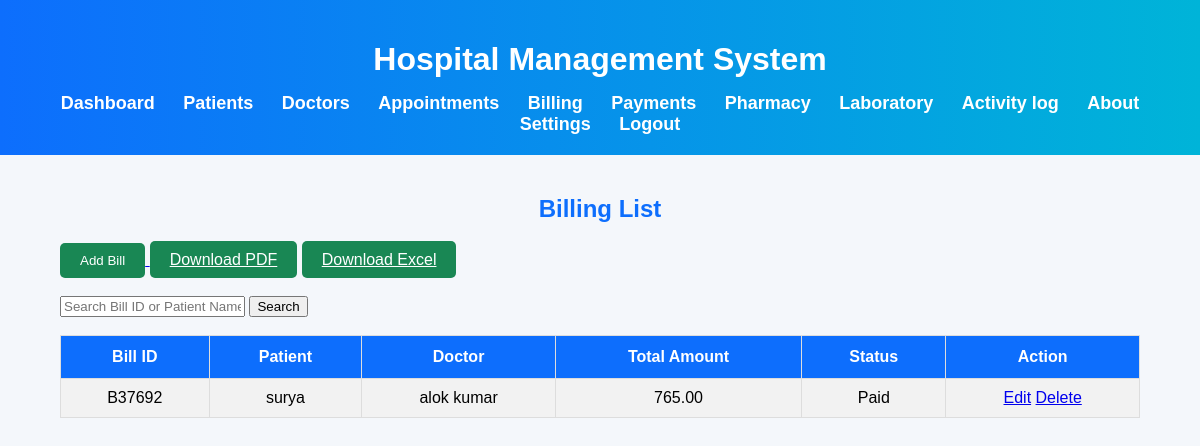
The app's page /billing/ with its own data.
### patients/models.py (models this page shows, shortened)
class Billing(models.Model):
    bill_id = models.CharField(max_length=10, unique=True)
    patient = models.ForeignKey(Patient, on_delete=models.CASCADE)
    doctor = models.ForeignKey(Doctor, on_delete=models.CASCADE)
    consultation_fee = models.DecimalField(max_digits=10, decimal_places=2)
    medicine_fee = models.DecimalField(max_digits=10, decimal_places=2)
    test_fee = models.DecimalField(max_digits=10, decimal_places=2)
    total_amount = models.DecimalField(max_digits=10, decimal_places=2)
    payment_status = models.CharField(
        max_length=20,
        choices=[
            ('Paid', 'Paid'),
            ('Unpaid', 'Unpaid'),
        ],
        default='Unpaid'
    )

class Patient(models.Model):
    patient_id=models.CharField(max_length=10,unique=True,null=True,blank=True)
    name=models.CharField(max_length=100)
    age=models.IntegerField()
    gender=models.CharField(max_length=10)
    phone=models.CharField(max_length=15)
    disease=models.CharField(max_length=100)

class Doctor(models.Model):
    doctor_id=models.CharField(max_length=10,unique=True)
    name=models.CharField(max_length=100)
    specialization=models.CharField(max_length=100)
    phone=models.CharField(max_length=10)
    email=models.EmailField()

### patients/views.py (the view)
# urls.py: path('billing/', views.billing_list, name='billing_list'),
def billing_list(request):
    search = request.GET.get('search')
    if search:
        bills = Billing.objects.filter(
            Q(bill_id__icontains=search) |
            Q(patient__name__icontains=search)
        )
    else:
        bills = Billing.objects.all()
    return render(request, 'patients/billing_list.html', {
        'bills': bills,
        'search': search
    })

### patients/templates/patients/billing_list.html (shortened to what this page needs)
{% load static %}
<!DOCTYPE html>
<html>
<head>
    <link rel="stylesheet" href="{% static 'css/style.css' %}">
</head>
<body>
<header>
    <h1>Hospital Management System</h1>
    <nav>
        <a href="{% url 'dashboard' %}">Dashboard</a>
        <a href="{% url 'patient_list' %}">Patients</a>
        <a href="{% url 'doctor_list' %}">Doctors</a>
        <a href="{% url 'appointment_list' %}">Appointments</a>
        <a href="{% url 'billing_list' %}">Billing</a>
        <a href="{% url 'payment_list' %}">Payments</a>
        <a href="{% url 'medicine_list' %}">Pharmacy</a>
        <a href="{% url 'laboratory_list' %}">Laboratory</a>
        <a href="{% url 'activity_log' %}">Activity log</a>
        <a href="{% url 'about' %}">About</a>
        <a href="{% url 'settings' %}">Settings</a>
        <a href="{% url 'logout' %}">Logout</a>
    </nav>
</header>
<div class="container">
<h2>Billing List</h2>
<a href="{% url 'add_billing' %}">
    <button class="btn">Add Bill</button>
</a>
<a href="{% url 'billing_pdf' %}" class="btn">Download PDF</a>
<a href="{% url 'billing_excel' %}" class="btn">Download Excel</a>
<br><br>
<form method="GET">
    <input type="text" name="search"
           placeholder="Search Bill ID or Patient Name"
           value="{{ search|default:'' }}">
    <button type="submit">Search</button>
</form>
<br>
<table border="1" cellpadding="10">
<tr>
    <th>Bill ID</th>
    <th>Patient</th>
    <th>Doctor</th>
    <th>Total Amount</th>
    <th>Status</th>
    <th>Action</th>
</tr>
{% for bill in bills %}
<tr>
    <td>{{ bill.bill_id }}</td>
    <td>{{ bill.patient.name }}</td>
    <td>{{ bill.doctor.name }}</td>
    <td>{{ bill.total_amount }}</td>
    <td>{{ bill.payment_status }}</td>
    <td>
        <a href="{% url 'edit_billing' bill.id %}">Edit</a>
        <a href="{% url 'delete_billing' bill.id %}">Delete</a>
    </td>
</tr>
{% empty %}
<tr>
    <td colspan="6" style="text-align:center;color:red;">
        No Bills Found
    </td>
</tr>
{% endfor %}
</table>
</div>
</body>
</html>

### patients/static/css/style.css (style rules this page uses)
body { margin:0; padding:0; font-family:Arial,sans-serif; background:#f4f7fb; }
.container { width:90%; margin:auto; padding:20px; }
header { background:linear-gradient(90deg,#0d6efd,#00b4d8); color:white; text-align:center; padding:20px; }
header h1 { color:white; margin-bottom:15px; }
nav { margin-top:10px; }
nav a { color:white; text-decoration:none; margin:12px; font-size:18px; font-weight:bold; transition:.3s; }
h2 { text-align:center; color:#0d6efd; }
.btn { background:#198754; color:white; border:none; padding:10px 20px; border-radius:5px; cursor:pointer; }
table { width:100%; border-collapse:collapse; background:white; }
table,th,td { border:1px solid #ddd; }
th { background:#0d6efd; color:white; padding:12px; }
td { padding:10px; text-align:center; }
tr:nth-child(even) { background:#f2f2f2; }

### records on screen
Billing: bill_id "B37692", patient.name "surya", doctor.name "alok kumar", total_amount "765.00", payment_status "Paid"
